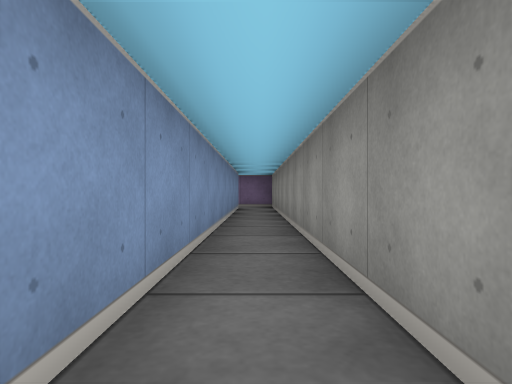
[1] (above)

18 first-person views from a walk through a cub3D level. The camera is about half as high as the walls, looks level and sees 75° across. The floor is counted in squares. Each view is taken from the middle of a square. On the plan, view 1 faces up. The plan holds only what a view shows up to about 9 squares ahead; the rest is blank.

[2]
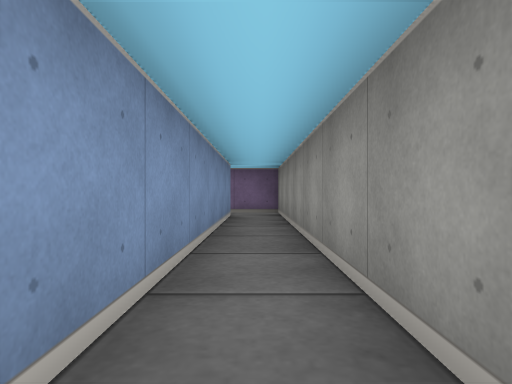

[3]
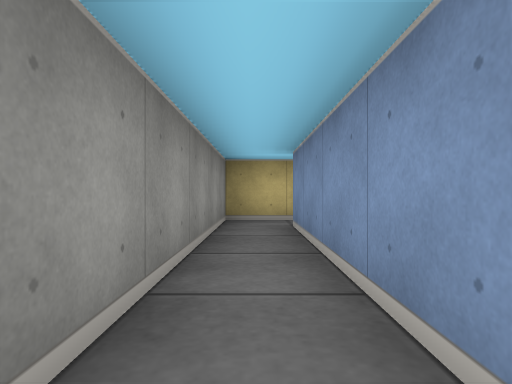

[4]
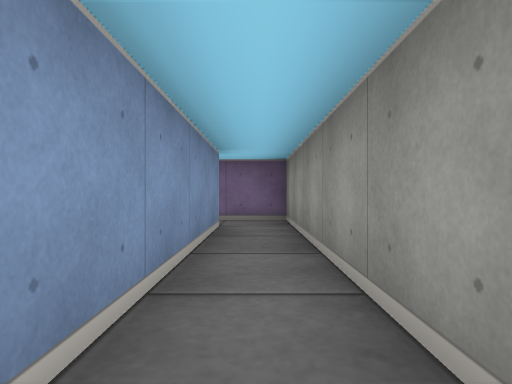

[5]
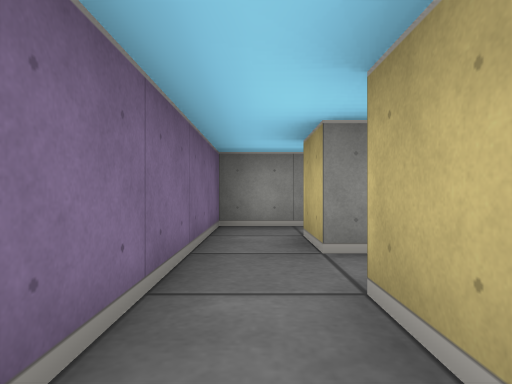

[6]
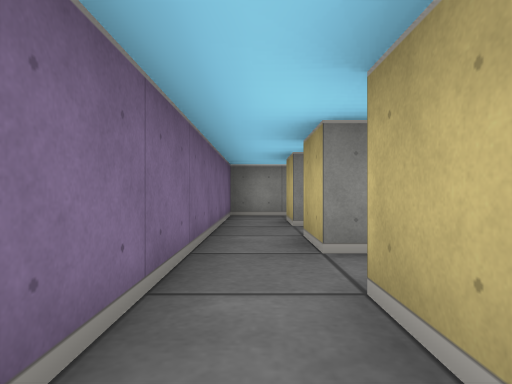

[7]
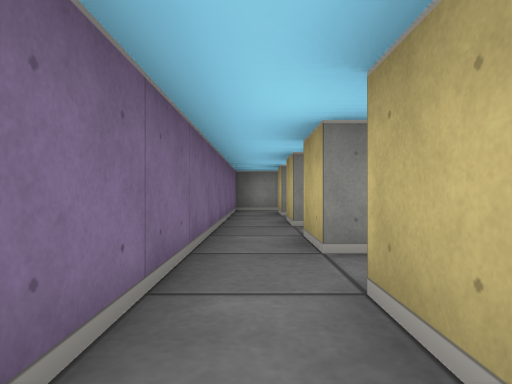

[8]
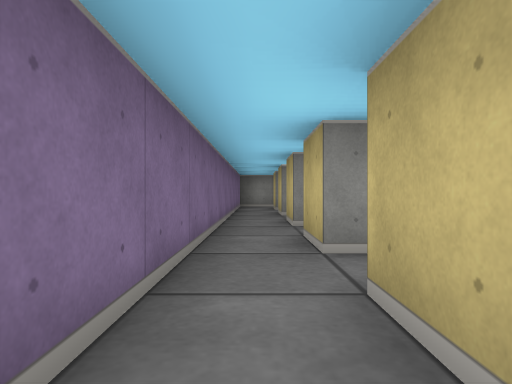

[9]
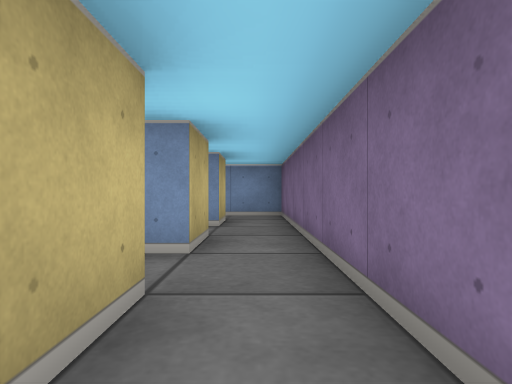

[10]
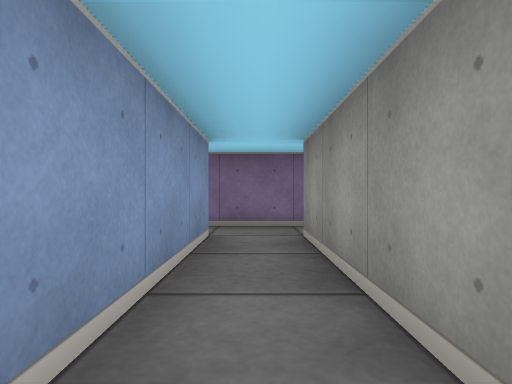

[11]
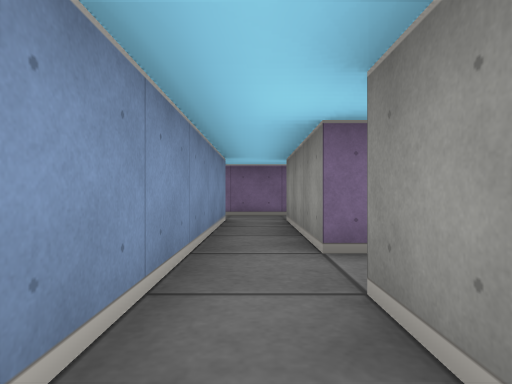

[12]
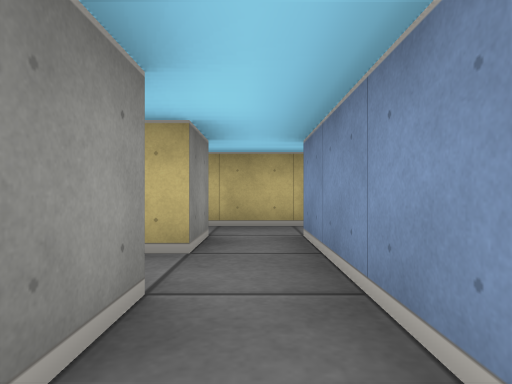

[13]
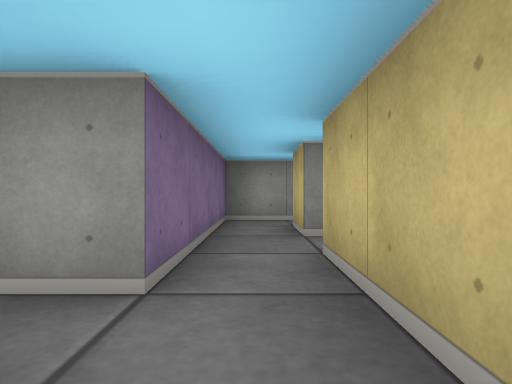

[14]
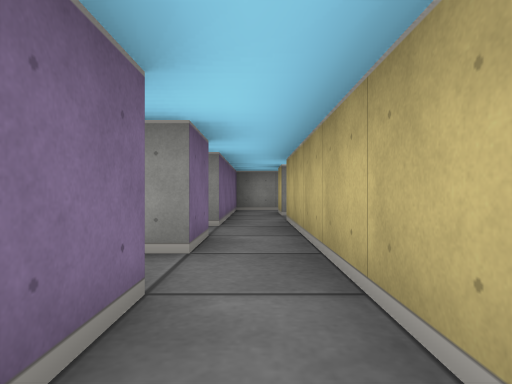

[15]
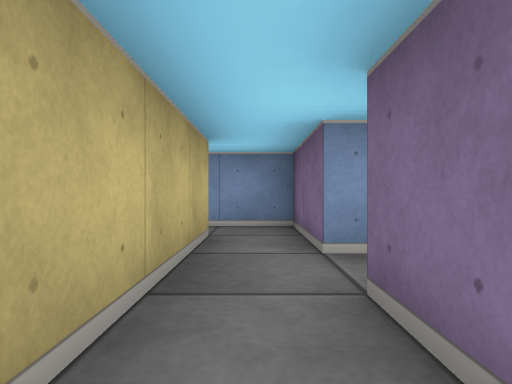

[16]
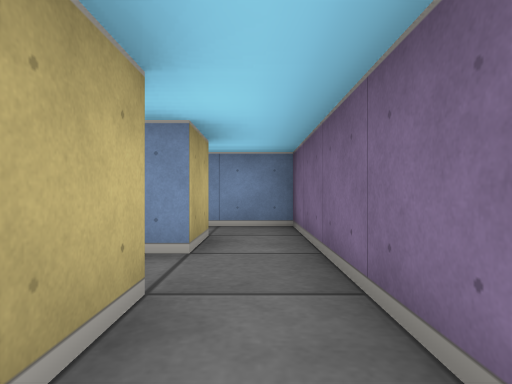

[17]
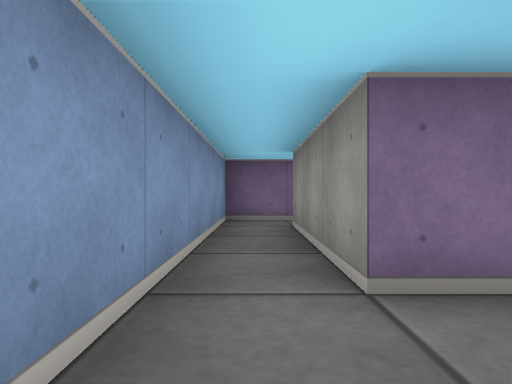

[18]
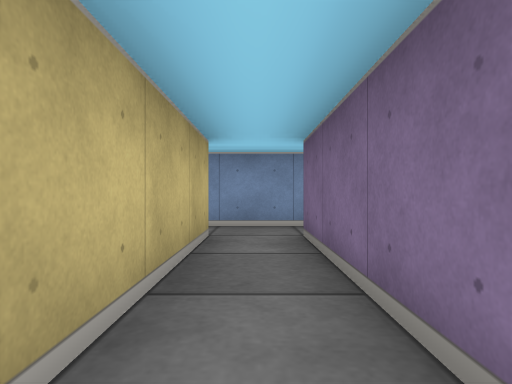

### Floor plan
Points are (right, up) in squares from view 1. A wall is a line through its corners. A room is listed if a view was taken in it or the views show most of it. See-through windows are left out.
Room 1 (views 1, 2, 3, 4)
walls: (-0.5, 9.5) (-0.5, -1.5); (-0.6, -2.5) (0.5, -2.5) (0.5, 10.5) (-0.5, 10.5)
ways out: opening at (-1, -2); opening at (-1, 10)
Room 2 (view 5)
walls: (-3.5, 9.5) (-2.5, 9.5); (-2.5, 10.5) (-4.5, 10.5)
ways out: opening at (-5, 10) to room 3; opening at (-3, 10)
Room 3 (views 6, 9, 10, 12)
walls: (-6.5, 9.5) (-6.5, 5.5); (-5.5, 6.5) (-5.5, 9.5) (-4.5, 9.5); (-5.5, 5.5) (-5.1, 5.5); (-4.5, 10.5) (-6.5, 10.5)
ways out: opening at (-5, 10) to room 2; opening at (-7, 10) to room 4; opening at (-6, 5) to room 6
Room 4 (views 7, 16)
walls: (-8.5, 9.5) (-8.5, 9.1); (-7.5, 9.5) (-6.5, 9.5); (-6.5, 10.5) (-8.5, 10.5)
ways out: opening at (-7, 10) to room 3; opening at (-9, 10) to room 5
Room 5 (view 8)
walls: (-10.5, 9.5) (-10.5, 9.1); (-9.5, 9.5) (-8.5, 9.5); (-8.5, 10.5) (-10.5, 10.5)
ways out: opening at (-9, 10) to room 4; opening at (-11, 10) to room 9
Room 6 (views 11, 15)
walls: (-6.5, 3.5) (-4.5, 3.5); (-6.5, 5.5) (-6.5, 4.5); (-4.5, 4.5) (-5.5, 4.5) (-5.5, 5.5)
ways out: opening at (-6, 5) to room 3; opening at (-7, 4) to room 7; opening at (-5, 4)
Room 7 (view 13)
walls: (-8.5, 3.5) (-6.5, 3.5); (-6.5, 4.5) (-7.5, 4.5)
ways out: opening at (-7, 4) to room 6; opening at (-9, 4) to room 8; opening at (-8, 5) to room 9
Room 8 (view 14)
walls: (-9.5, 3.5) (-8.5, 3.5); (-8.5, 4.5) (-10.5, 4.5) (-10.5, 3.2)
ways out: opening at (-9, 4) to room 7; opening at (-10, 3)
Room 9 (views 17, 18)
walls: (-11.5, 5.5) (-8.6, 5.5); (-8.6, 6.5) (-11.5, 6.5) (-11.5, 9.5) (-10.5, 9.5); (-7.5, 4.5) (-7.5, 4.9); (-10.5, 10.5) (-12.5, 10.5) (-12.5, 5.2)
ways out: opening at (-11, 10) to room 5; opening at (-8, 5) to room 7

Where each view was taken, in squares from view 1:
view 1: 0 up, 0 right, facing up
view 2: 3 up, 0 right, facing up
view 3: 3 up, 0 right, facing down
view 4: 5 up, 0 right, facing up
view 5: 10 up, 4 left, facing right
view 6: 10 up, 6 left, facing right
view 7: 10 up, 8 left, facing right
view 8: 10 up, 10 left, facing right
view 9: 10 up, 6 left, facing left
view 10: 6 up, 6 left, facing up
view 11: 4 up, 6 left, facing up
view 12: 8 up, 6 left, facing down
view 13: 4 up, 7 left, facing right
view 14: 4 up, 10 left, facing right
view 15: 4 up, 6 left, facing left
view 16: 10 up, 8 left, facing left
view 17: 5 up, 12 left, facing up
view 18: 6 up, 8 left, facing left
